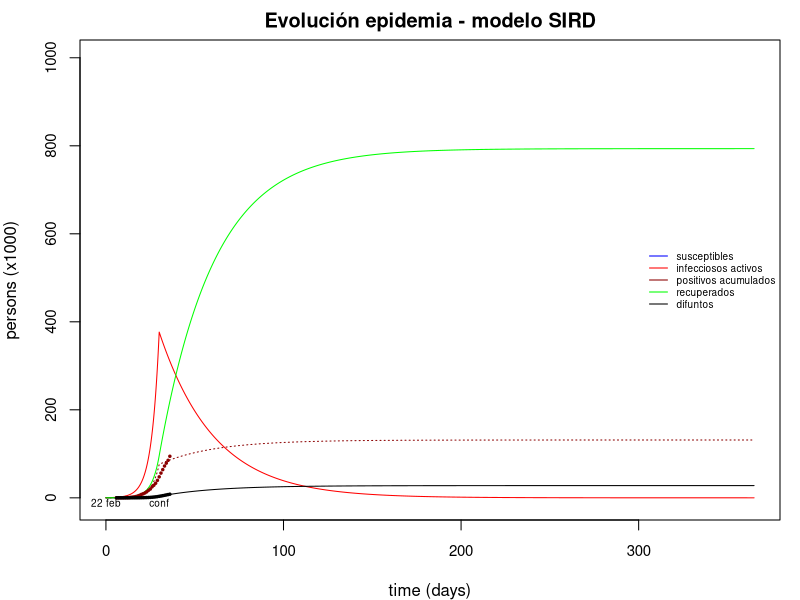

This figure's R source:
# MODELO SIRD (modificado del de JMO)
# Usaremos una variante de modelo SIRD, ver pdf adjunto explicativo. 
# S (susceptibles), 
# I (infecciosos), 
# R (recuperados) 
# D (difuntos) 
# C (casos detectados acumulados)
#
# tiempo en días y las demás variables en millares de personas.

# Podemos resolver numericamente estos sistemas en R gracias a la función ode() del package deSolve
# Instalar con:
##  install.packages("deSolve")

library(deSolve) # para usar la funci?n "ode" 

# Paso 1: Sistemas de ecuaciones diferenciales en R
# Se usa con la función with() function abajo:
sird_equations <- function(time, variables, parameters) {
    with(as.list(c(variables, parameters)), {
      dS <- -alpha(time) * I * S + gamma * R
      dI <-  alpha(time) * I * S - beta * I - delta*I
      dR <-  beta * I
      dD <-  delta * I
      dC <-  alpha(time) * I * S * q
      return(list(c(dS, dI, dR, dD, dC)))
    })
  }
#PARÁMETROS
poblacion <- 47000 #en miles de individuos
p <- 0.50 #proporción inicial de susceptibles
q <- .16  #proporción de infecciosos que son detectados
S0 <- p*poblacion #susceptibles iniciales [miles]
I0 <- .3  #infecciosos iniciales [miles]
R0 <- 0   #recuperados iniciales [miles]
D0 <- 0   #difuntos inciales [miles]
C0 <- I0*q  #casos iniciales

time_first_data <- 6 #día equivalente al 2 de marzo (primer muerto)
time_confinement <- time_first_data + 24 #onset of alpha2, days after initial time=0
alpha1 <- 12.8e-6 #tasa capacidad de infeccion-transmision (/persona^2/dia)
alpha2 <- 1.3e-6 #alpha1/1.5
alpha <- function(time){if (time<time_confinement){alpha1} else{alpha2}} 
beta <- .06      #tasa diaria de recuperación de infectados (/día)
gamma <- 0e-3    #tasa diaria de recuperados que devienen susceptibles de nuevo (/día) 
delta <- 2.1e-3  #tasa diaria de muerte de un infeccioso (/día) 

parameters_values <- c(
  beta ,
  delta    
)

#valores iniciales de las variables en un vector:
initial_values <- c(S = S0, I = I0, R = R0, D = D0, C = C0)

#Tiempos en que calcular las variables
time_values <- seq(0, 365, by = .1) # los 30 primeros días,  paso intermedios de 0.1


#Resolver numericamente el sistema:
sird_values <- ode(
  y = initial_values,
  times = time_values,
  func = sird_equations,
  parms = parameters_values 
)


# Podemos ver los valores calculados:
sird_values
# Podremos usarlos posteriormente. 
# De momento coloqu?moslos en un data frame
# despu?s los podremos usar con la funci?n with()
sird_values <- as.data.frame(sird_values)
  
# Datos reales en España de coronavirus 
# dia 0: 1 de marzo 2020)

dia <- seq(0, 30, by = 1)
dia <- dia + time_first_data 

#Casos detectados en miles, de https:// ourworldindata.org/coronavirus#confirmed-covid-19-cases-by-country
casos <- c(.083,.114,.151,.200,.261,.374,.430,.589,1.204,1.639,2.140,3.004,4.231,5.753,7.753,9.191,11.178,13.716,17.147,19.980,24.926,28.572,33.089,39.673,47.610,56.188,64.059,72.248,78.797,
           85.195,94.417) 

#Muertes en miles, https://ourworldindata.org/coronavirus#confirmed-covid-19-deaths-by-country
dead <- c(0.000,0.000,0.000,0.001,0.003,0.005,0.009,
          0.019,0.028,0.036,0.050,0.084,0.121,0.136,0.288,
          0.309,0.491,0.598,0.767,1.002,1.326,1.720,2.182,
          2.696,3.434,4.089,4.858,5.690,6.528, 
          7.340, 8.189)
datos <- data.frame (dia,casos,dead)    
 
#modifiquemos los márgenes para permitir los dibujos (según pantalla)  
par(mar=c(4,4,2,1))
#gráfica general
with(sird_values, {
  plot(
    time, C, lty = 3, type = "l", col = "dark red",
    xlim = c(0,365), cex.axis=0.9,
    ylim = c(-10,1000),
    xlab = "time (days)", 
    ylab = "persons (x1000)",
    main = "Evolución epidemia - modelo SIRD"
  )
  lines(time, I, col = "red")
  lines(time, D, col = "black")
  lines(time, R, col = "green")
  lines(time, S, col = "blue")
  #abline(a=50,b=0,col="blue")
  #abline(v=33.5,col="blue")
  text(time_confinement,-11,"conf",cex=0.6,col="black")
  text(0,-11,"22 feb",cex=0.6,col="black")
  #text(80,32,"aprox. 45,5 mil",cex=0.6,col="black")
  with(datos,points(dia, casos, pch = 20, cex=0.5,col = "dark red"))
  with(datos,points(dia, dead, pch = 20, cex=0.5,col = "black"))
})

#Leyenda:
legend("right", c("susceptibles", "infecciosos activos", "positivos acumulados", "recuperados","difuntos"),
  col = c( "blue", "red", "dark red", "green", "black"), cex=0.6, lty = 1, bty = "n")
